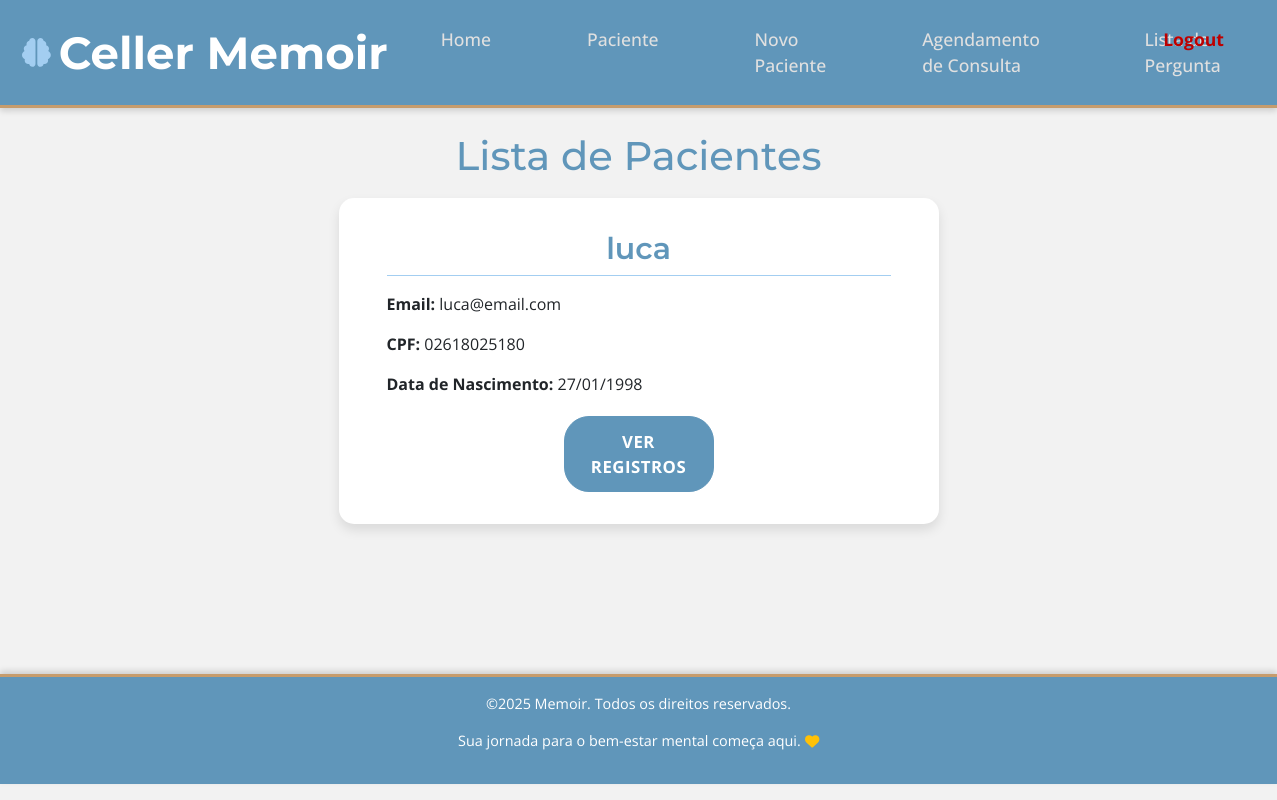
The page /psicologo/lista_paciente (signed in) on the database its author committed.
### backend/models.py (models this page shows, shortened)
class Paciente(db.Model):
    id = db.Column(db.Integer, db.ForeignKey('user.id'), primary_key=True)
    nome = db.Column(db.String(100), nullable=False)
    data_nascimento = db.Column(db.Date, nullable=True)
    psicologo_id = db.Column(db.Integer, db.ForeignKey('user.id'), nullable=True)
    foto_perfil = db.Column(db.String(255), nullable=False, default='default.jpg')
    user_login = db.relationship(
        'User',
        back_populates='paciente_perfil',
        foreign_keys=[id],
        lazy=True,
        uselist=False
    )
    registros_emocoes = db.relationship('RegistroEmocao', backref='paciente_obj', lazy=True)
    respostas_questionario = db.relationship('RespostaQuestionario', backref='paciente_obj', lazy=True)
    respostas_pergunta = db.relationship('RespostaPergunta', backref='paciente_obj', lazy=True)

class User(db.Model, UserMixin):
    __tablename__ = 'user'
    __table_args__ = {'extend_existing': True}
    id = db.Column(db.Integer, primary_key=True)
    nome = db.Column(db.String(150), nullable=True)  # Novo campo para nome do psicólogo
    email = db.Column(db.String(150), unique=True, nullable=False)
    cpf = db.Column(db.String(20), unique=True, nullable=False)
    password = db.Column(db.String(150), nullable=False)
    tipo = db.Column(db.String(20), nullable=False) # 'paciente' ou 'psicologo'
    trocar_senha = db.Column(db.Boolean, default=False, nullable=False)
    paciente_perfil = db.relationship(
        'Paciente',
        back_populates='user_login',
        lazy=True,
        uselist=False,
        primaryjoin="User.id == Paciente.id"
    )
    pacientes_atendidos = db.relationship(
        'Paciente',
        foreign_keys='Paciente.psicologo_id',
        backref='psicologo_responsavel',
        lazy=True
    )

### backend/routes.py (the view)
@routes.route('/psicologo/lista_paciente')
@login_required
def lista_paciente():
    if current_user.tipo != 'psicologo':
        flash('Acesso não autorizado.', category='error')
        return redirect(url_for('routes.login'))
    pacientes = current_user.pacientes_atendidos
    return render_template('lista_paciente.html', pacientes=pacientes)

### backend/routes.py (called while the page is built, shortened)
@routes.app_context_processor
def inject_perguntas_pendentes():
    from sqlalchemy import func
    from backend.models import PsicologoPergunta, Paciente, RespostaPergunta
    from flask_login import current_user
    return dict(perguntas_pendentes=0)

### backend/templates/lista_paciente.html (shortened to what this page needs)
{% extends "base.html" %}
{% block content %}
<h1>Lista de Pacientes</h1>
{% if pacientes %}
<div class="patient-list d-flex flex-wrap gap-3 justify-content-start">
    {% for paciente in pacientes %}
    <div class="card mb-3 mx-auto" style="max-width: 600px; margin: 10px 20px;">
        <div class="card-body" style="padding: 2rem 3rem;">
            <h5 class="card-title">{{ paciente.nome }}</h5>
            <p class="card-text"><strong>Email:</strong> {{ paciente.user_login.email if paciente.user_login else 'N/A' }}</p>
            <p class="card-text"><strong>CPF:</strong> {{ paciente.user_login.cpf if paciente.user_login else 'N/A' }}</p>
            <p class="card-text"><strong>Data de Nascimento:</strong> {{ paciente.data_nascimento.strftime('%d/%m/%Y') if paciente.data_nascimento else 'N/A' }}</p>
            <a href="{{ url_for('routes.ver_registros_paciente', paciente_user_id=paciente.id) }}" class="btn btn-primary btn-sm" style="width: 150px;">Ver Registros</a>
        </div>
    </div>
    {% endfor %}
</div>
{% else %}
<p>Nenhum paciente encontrado.</p>
{% endif %}
{% endblock %}

### backend/static/style.css (style rules this page uses)
:root { --primary-color: #6096BA; --secondary-color: #A3CEF1; --background-light: #F2F2F2; --text-dark: #3D5B5B; --accent-color: #C69C6D; --alert-success-bg: #d4edda; --alert-success-text: #155724; --alert-success-border: #c3e6cb; --alert-error-bg: #f8d7da; --alert-error-text: #721c24; --alert-error-border: #f5c6cb; --alert-info-bg: #d1ecf1; --alert-info-text: #0c5460; --alert-info-border: #bee5eb; }
body { font-family: 'Open Sans', sans-serif; background-color: var(--background-light); color: var(--text-dark); min-height: 98dvh; display: Grid; grid-template-rows: auto 1fr auto; }
h1, h2, h3, h4, h5, h6, .navbar-brand, .card-title { font-family: 'Montserrat', sans-serif; color: var(--primary-color); text-align: center; }
.card { border: none; border-radius: 15px; box-shadow: 0 6px 12px rgba(0,0,0,0.1); transition: transform 0.3s ease-in-out, box-shadow 0.3s ease-in-out; background-color: #ffffff; }
.card-title { color: var(--primary-color); font-weight: 600; margin-bottom: 1rem; padding-bottom: 0.5rem; border-bottom: 1px solid var(--secondary-color); }
.btn { border-radius: 25px; padding: 0.75rem 1.5rem; font-weight: 700; font-size: 1.05rem; cursor: pointer; text-transform: uppercase; letter-spacing: 0.5px; transition: all 0.3s ease; display: block; margin: 0 auto; margin-top: 20px; }
.btn-primary { background-color: var(--primary-color); border-color: var(--primary-color); color: #fff; }
.patient-list { display: flex; flex-wrap: wrap; gap: 1rem; justify-content: flex-start; }
.patient-list .card { flex: 1 1 300px; max-width: 320px; margin: 0; }
.patient-list .card-title { font-size: 30px; margin-top: 1px; }
.mb-3, .mb-4 { margin-bottom: 1rem !important; }
.card { min-width: 320px; }

### rows shown on the page
Paciente: nome "luca", user_login "luca@email.com", user_login "02618025180", data_nascimento "27/01/1998"
